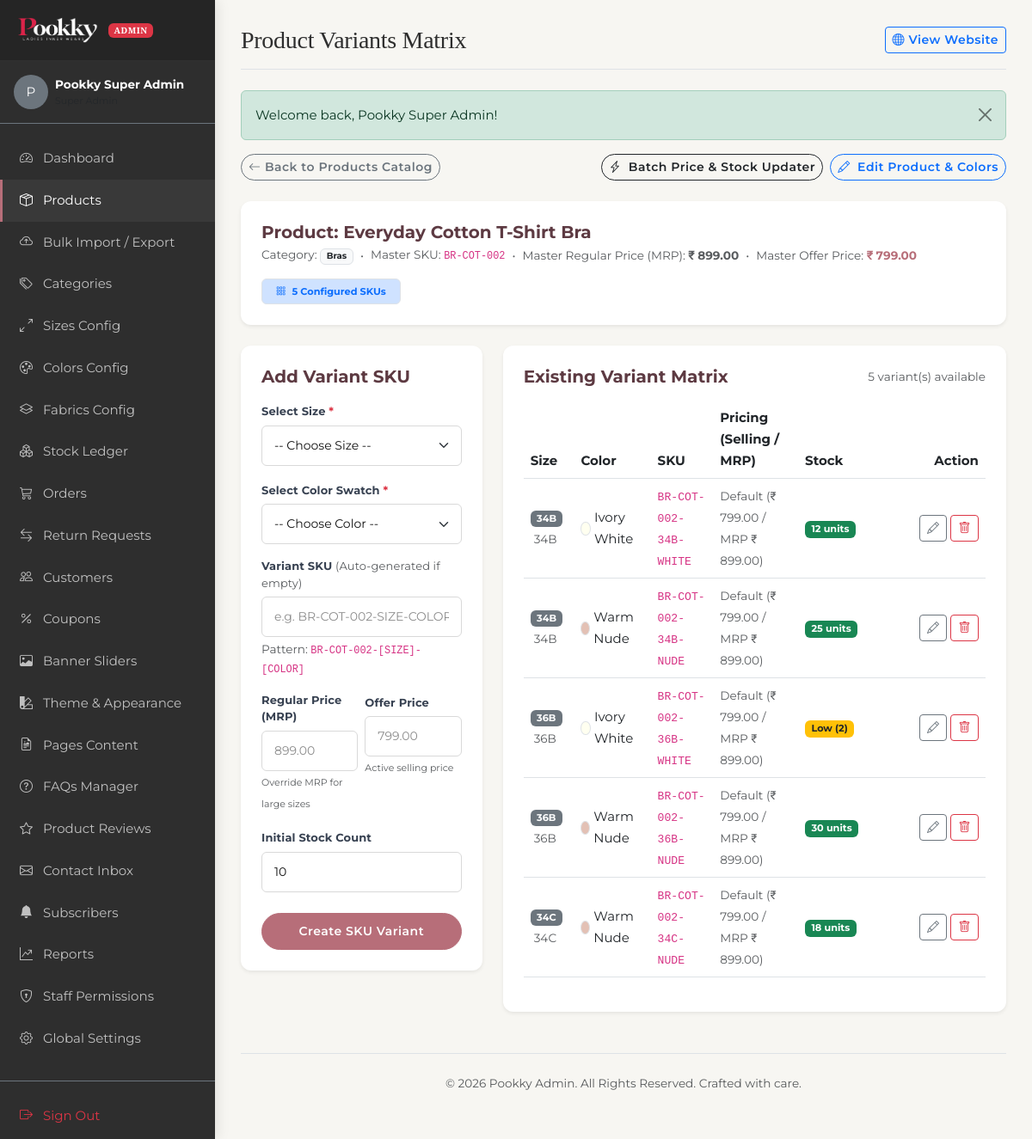
/admin/variants.php?product_id=2 (signed in), run on the app's committed database.
### tables this page shows
CREATE TABLE IF NOT EXISTS products (
    id INT AUTO_INCREMENT PRIMARY KEY,
    category_id INT NOT NULL,
    product_type ENUM('single', 'combo') NOT NULL DEFAULT 'single',
    combo_pricing_mode ENUM('inherit', 'custom', 'flat') DEFAULT 'inherit',
    name VARCHAR(150) NOT NULL,
    slug VARCHAR(150) NOT NULL UNIQUE,
    sku VARCHAR(50) NOT NULL UNIQUE,
    description TEXT NOT NULL,
    fabric_details TEXT,
    fit_type VARCHAR(100),
    care_instructions TEXT,
    regular_price DECIMAL(10,2) NOT NULL,
    offer_price DECIMAL(10,2) DEFAULT NULL,
    gst_percentage DECIMAL(5,2) DEFAULT 18.00,
    is_featured TINYINT DEFAULT 0,
    is_new_arrival TINYINT DEFAULT 0,
    is_best_seller TINYINT DEFAULT 0,
    status TINYINT DEFAULT 1 COMMENT '1=Active, 0=Inactive',
    seo_title VARCHAR(150),
    seo_description TEXT,
    created_at TIMESTAMP DEFAULT CURRENT_TIMESTAMP,
    FOREIGN KEY (category_id) REFERENCES categories(id) ON DELETE RESTRICT
);

CREATE TABLE IF NOT EXISTS categories (
    id INT AUTO_INCREMENT PRIMARY KEY,
    parent_id INT DEFAULT NULL,
    name VARCHAR(100) NOT NULL,
    slug VARCHAR(100) NOT NULL UNIQUE,
    description TEXT,
    image_path VARCHAR(255),
    sort_order INT DEFAULT 0,
    status TINYINT DEFAULT 1 COMMENT '1=Active, 0=Inactive',
    created_at TIMESTAMP DEFAULT CURRENT_TIMESTAMP,
    FOREIGN KEY (parent_id) REFERENCES categories(id) ON DELETE SET NULL
);

CREATE TABLE IF NOT EXISTS product_variants (
    id INT AUTO_INCREMENT PRIMARY KEY,
    product_id INT NOT NULL,
    size_id INT NOT NULL,
    color_id INT NOT NULL,
    sku VARCHAR(100) NOT NULL UNIQUE,
    regular_price DECIMAL(10,2) DEFAULT NULL,
    offer_price DECIMAL(10,2) DEFAULT NULL,
    price DECIMAL(10,2) DEFAULT NULL COMMENT 'Override price if set',
    stock INT DEFAULT 0,
    created_at TIMESTAMP DEFAULT CURRENT_TIMESTAMP,
    FOREIGN KEY (product_id) REFERENCES products(id) ON DELETE CASCADE,
    FOREIGN KEY (size_id) REFERENCES sizes(id) ON DELETE RESTRICT,
    FOREIGN KEY (color_id) REFERENCES colors(id) ON DELETE RESTRICT
);

CREATE TABLE IF NOT EXISTS sizes (
    id INT AUTO_INCREMENT PRIMARY KEY,
    size_name VARCHAR(50) NOT NULL,
    size_code VARCHAR(10) NOT NULL,
    category_type VARCHAR(50) NOT NULL,  
    created_at TIMESTAMP DEFAULT CURRENT_TIMESTAMP
);

CREATE TABLE IF NOT EXISTS colors (
    id INT AUTO_INCREMENT PRIMARY KEY,
    color_name VARCHAR(50) NOT NULL,
    color_code VARCHAR(7) NOT NULL,  
    created_at TIMESTAMP DEFAULT CURRENT_TIMESTAMP
);

### admin/variants.php (the view, shortened to what the rows shown need)
<?php
$product_id = (int)($_GET['product_id'] ?? 0);
$page_title = 'Product Variants Matrix';
require_once __DIR__ . '/includes/header.php';
require_once __DIR__ . '/../includes/functions.php';
try {
    $p_stmt = $pdo->prepare("
        SELECT p.*, c.name as category_name, c.parent_id, parent.name as parent_category_name
        FROM products p
        LEFT JOIN categories c ON p.category_id = c.id
        LEFT JOIN categories parent ON c.parent_id = parent.id
        WHERE p.id = ? LIMIT 1
    ");
    $p_stmt->execute([$product_id]);
    $product = $p_stmt->fetch();
} catch (PDOException $e) {
    $product = null;
}
$variants = [];
try {
    $variants_list = $pdo->prepare("
        SELECT v.*, s.size_code, s.size_name, s.category_type as size_cat, c.color_name, c.color_code
        FROM product_variants v
        JOIN sizes s ON v.size_id = s.id
        JOIN colors c ON v.color_id = c.id
        WHERE v.product_id = ?
        ORDER BY s.id ASC, c.id ASC
    ");
    $variants_list->execute([$product_id]);
    $variants = $variants_list->fetchAll();
} catch (PDOException $e) {
    $load_error = 'Error loading variant matrix data: ' . $e->getMessage();
} catch (Throwable $t) {
    $load_error = 'System error in variant matrix: ' . $t->getMessage();
}
?>
<div class="card border-0 shadow-sm p-4 bg-white mb-4" style="border-radius: 12px;">
    <div class="d-flex flex-wrap justify-content-between align-items-center gap-3">
        <div>
            <h5 class="fw-bold mb-1">Product: <?php echo e($product['name']); ?></h5>
            <div class="text-muted small d-flex flex-wrap align-items-center gap-2">
                <span>Category: <span class="badge bg-light text-dark border"><?php echo e($product['category_name'] ?: 'Uncategorized'); ?></span></span>
                <span>•</span>
                <span>Master SKU: <code><?php echo e($product['sku']); ?></code></span>
                <span>•</span>
                <span>Master Regular Price (MRP): <strong><?php echo format_price($product['regular_price']); ?></strong></span>
                <?php if ($product['offer_price']): ?>
                    <span>•</span>
                    <span>Master Offer Price: <strong class="text-rose"><?php echo format_price($product['offer_price']); ?></strong></span>
                <?php endif; ?>
            </div>
        </div>
    </div>
</div>
<div class="row g-4">
    <div class="col-12 col-lg-4">
        <div class="card border-0 shadow-sm p-4 bg-white" style="border-radius: 12px;">
            <form action="variants.php?product_id=<?php echo $product_id; ?>" method="POST">
                <div class="mb-3">
                    <label for="sku" class="form-label small fw-bold">Variant SKU <span class="text-muted fw-normal">(Auto-generated if empty)</span></label>
                    <input type="text" class="form-control" id="sku" name="sku" placeholder="e.g. <?php echo e($product['sku']); ?>-SIZE-COLOR">
                    <small class="text-muted d-block mt-1" id="sku-hint">Pattern: <code><?php echo e($product['sku']); ?>-[SIZE]-[COLOR]</code></small>
                </div>
                <div class="row g-2 mb-3">
                    <div class="col-6">
                        <label for="regular_price" class="form-label small fw-bold">Regular Price (MRP)</label>
                        <input type="number" step="0.01" class="form-control" id="regular_price" name="regular_price" placeholder="<?php echo e($product['regular_price']); ?>">
                        <small class="text-muted" style="font-size:11px;">Override MRP for large sizes</small>
                    </div>
                    <div class="col-6">
                        <label for="offer_price" class="form-label small fw-bold">Offer Price</label>
                        <input type="number" step="0.01" class="form-control" id="offer_price" name="offer_price" placeholder="<?php echo e($product['offer_price'] ?? $product['regular_price']); ?>">
                        <small class="text-muted" style="font-size:11px;">Active selling price</small>
                    </div>
                </div>
            </form>
        </div>
    </div>
    <div class="col-12 col-lg-8">
        <div class="card border-0 shadow-sm p-4 bg-white" style="border-radius: 12px;">
            <div class="table-responsive">
                <table class="table table-hover align-middle">
                    <thead>
                        <tr>
                            <th>Size</th>
                            <th>Color</th>
                            <th>SKU</th>
                            <th>Pricing (Selling / MRP)</th>
                            <th>Stock</th>
                            <th class="text-end" style="width: 140px;">Action</th>
                        </tr>
                    </thead>
                    <tbody>
                        <?php if (empty($variants)): ?>
                            <tr>
                                <td colspan="6" class="text-center text-muted py-4">No variants added for this product yet. Add sizing combinations on the left form.</td>
                            </tr>
                        <?php else: ?>
                            <?php foreach ($variants as $var): ?>
                                <tr>
                                    <td>
                                        <span class="badge bg-secondary"><?php echo e($var['size_code']); ?></span>
                                        <span class="small text-muted ms-1"><?php echo e($var['size_name']); ?></span>
                                    </td>
                                    <td>
                                        <span class="d-flex align-items-center gap-1">
                                            <span class="border rounded-circle d-inline-block" style="background-color: <?php echo e($var['color_code']); ?>; width: 16px; height: 16px;"></span>
                                            <?php echo e($var['color_name']); ?>
                                        </span>
                                    </td>
                                    <td><code><?php echo e($var['sku']); ?></code></td>
                                    <td>
                                        <?php
                                        $has_reg_override = ($var['regular_price'] !== null && $var['regular_price'] > 0);
                                        $has_off_override = ($var['offer_price'] !== null && $var['offer_price'] > 0);
                                        $has_legacy_override = (!$has_off_override && !$has_reg_override && $var['price'] !== null && $var['price'] > 0);
                                        if ($has_reg_override || $has_off_override || $has_legacy_override): ?>
                                            <div>
                                                <?php if ($has_off_override): ?>
                                                    <span class="fw-bold text-rose"><?php echo format_price($var['offer_price']); ?></span>
                                                <?php elseif ($has_legacy_override): ?>
                                                    <span class="fw-bold text-rose"><?php echo format_price($var['price']); ?></span>
                                                <?php else: ?>
                                                    <span class="fw-bold text-rose"><?php echo format_price($product['offer_price'] ?? $var['regular_price']); ?></span>
                                                <?php endif; ?>
                                                <?php if ($has_reg_override): ?>
                                                    <br><span class="text-muted small text-decoration-line-through">MRP: <?php echo format_price($var['regular_price']); ?></span>
                                                    <span class="badge bg-warning-subtle text-warning-emphasis border" style="font-size: 10px;">Custom MRP</span>
                                                <?php else: ?>
                                                    <br><span class="text-muted small">MRP: <?php echo format_price($product['regular_price']); ?></span>
                                                <?php endif; ?>
                                            </div>
                                        <?php else: ?>
                                            <span class="text-muted small">Default (<?php echo format_price($product['offer_price'] ?? $product['regular_price']); ?> / MRP <?php echo format_price($product['regular_price']); ?>)</span>
                                        <?php endif; ?>
                                    </td>
                                    <td>
                                        <?php if ($var['stock'] > 5): ?>
                                            <span class="badge bg-success"><?php echo $var['stock']; ?> units</span>
                                        <?php elseif ($var['stock'] > 0): ?>
                                            <span class="badge bg-warning text-dark">Low (<?php echo $var['stock']; ?>)</span>
                                        <?php else: ?>
                                            <span class="badge bg-danger">Out of stock</span>
                                        <?php endif; ?>
                                    </td>
                                    <td class="text-end">
                                        <div class="d-flex gap-1 justify-content-end">
                                            <button class="btn btn-sm btn-outline-secondary p-1 px-2"
                                                    data-bs-toggle="modal"
                                                    data-bs-target="#variantEditModal"
                                                    data-variant-id="<?php echo $var['id']; ?>"
                                                    data-sku="<?php echo e($var['sku']); ?>"
                                                    data-regular-price="<?php echo e($var['regular_price'] ?? ''); ?>"
                                                    data-offer-price="<?php echo e($var['offer_price'] ?? ($var['price'] ?? '')); ?>"
                                                    data-stock="<?php echo $var['stock']; ?>"
                                                    title="Quick Edit Pricing & Stock">
                                                <i class="bi bi-pencil"></i>
                                            </button>
                                            <form action="variants.php?product_id=<?php echo $product_id; ?>" method="POST" onsubmit="return confirm('Delete this SKU variant? All inventory and logs will be deleted.');" style="display:inline;">
                                                <button type="submit" name="delete_variant" class="btn btn-sm btn-outline-danger p-1 px-2" title="Delete">
                                                    <i class="bi bi-trash"></i>
                                                </button>
                                            </form>
                                        </div>
                                    </td>
                                </tr>
                            <?php endforeach; ?>
                        <?php endif; ?>
                    </tbody>
                </table>
            </div>
        </div>
    </div>
</div>
<?php require_once __DIR__ . '/includes/footer.php'; ?>

### admin/includes/header.php (shortened to what the rows shown need)
<?php
require_once __DIR__ . '/../../includes/functions.php';
require_once __DIR__ . '/../../includes/auth.php';
$current_admin_id = $_SESSION['admin_id'];
$admin_stmt = $pdo->prepare("
    SELECT a.*, r.name as role_name
    FROM admins a
    JOIN roles r ON a.role_id = r.id
    WHERE a.id = ? LIMIT 1
");
$admin_stmt->execute([$current_admin_id]);
$admin_profile = $admin_stmt->fetch();
$page_title = $page_title ?? 'Admin Dashboard';
?>
<!DOCTYPE html>
<html lang="en">
<head>
    <link href="https://cdn.jsdelivr.net/npm/bootstrap@5.3.0/dist/css/bootstrap.min.css" rel="stylesheet">
    <link href="https://cdn.jsdelivr.net/npm/bootstrap-icons@1.10.0/font/bootstrap-icons.css" rel="stylesheet">
    <link rel="stylesheet" href="../assets/css/style.css?v=2.8">
</head>
<body>
    <div class="admin-sidebar" id="adminSidebar">
        <div class="py-3 px-3 border-bottom border-secondary mb-3 d-flex align-items-center gap-2">
            <div class="rounded-circle bg-secondary d-flex align-items-center justify-content-center text-white font-weight-bold" style="width: 40px; height: 40px;">
                <?php echo strtoupper(substr($admin_profile['name'], 0, 1)); ?>
            </div>
            <div class="text-truncate">
                <div class="text-white small fw-bold"><?php echo e($admin_profile['name']); ?></div>
                <div class="text-muted" style="font-size: 11px;"><?php echo e($admin_profile['role_name']); ?></div>
            </div>
        </div>
    </div>
    <div class="admin-main">
        <header class="d-flex justify-content-between align-items-center mb-4 pb-3 border-bottom">
            <div class="d-flex align-items-center gap-2">
                <h1 class="h3 mb-0"><?php echo e($page_title); ?></h1>
            </div>
        </header>

### data on the page
products: name "Everyday Cotton T-Shirt Bra", category.name "Bras", sku "BR-COT-002", regular_price "₹ 899.00", offer_price "₹ 799.00", sku "e.g. BR-COT-002-SIZE-COLOR", regular_price "899.00", offer_price "799.00"
product_variants: size.size_code "34B", size.size_name "34B", color.color_name "Ivory White", sku "BR-COT-002-34B-WHITE", product.offer_price "₹ 799.00", product.regular_price "₹ 899.00", stock "12"
product_variants: size.size_code "34B", size.size_name "34B", color.color_name "Warm Nude", sku "BR-COT-002-34B-NUDE", product.offer_price "₹ 799.00", product.regular_price "₹ 899.00", stock "25"
product_variants: size.size_code "36B", size.size_name "36B", color.color_name "Ivory White", sku "BR-COT-002-36B-WHITE", product.offer_price "₹ 799.00", product.regular_price "₹ 899.00", stock "2"
product_variants: size.size_code "36B", size.size_name "36B", color.color_name "Warm Nude", sku "BR-COT-002-36B-NUDE", product.offer_price "₹ 799.00", product.regular_price "₹ 899.00", stock "30"
product_variants: size.size_code "34C", size.size_name "34C", color.color_name "Warm Nude", sku "BR-COT-002-34C-NUDE", product.offer_price "₹ 799.00", product.regular_price "₹ 899.00", stock "18"

### other printed values
substr($admin_profile['name'], 0, 1) "P"
$admin_profile['name'] "Pookky Super Admin"
$page_title "Product Variants Matrix"
$msg "Welcome back, Pookky Super Admin!"
count($variants) "5"
SITE_NAME "Pookky"
